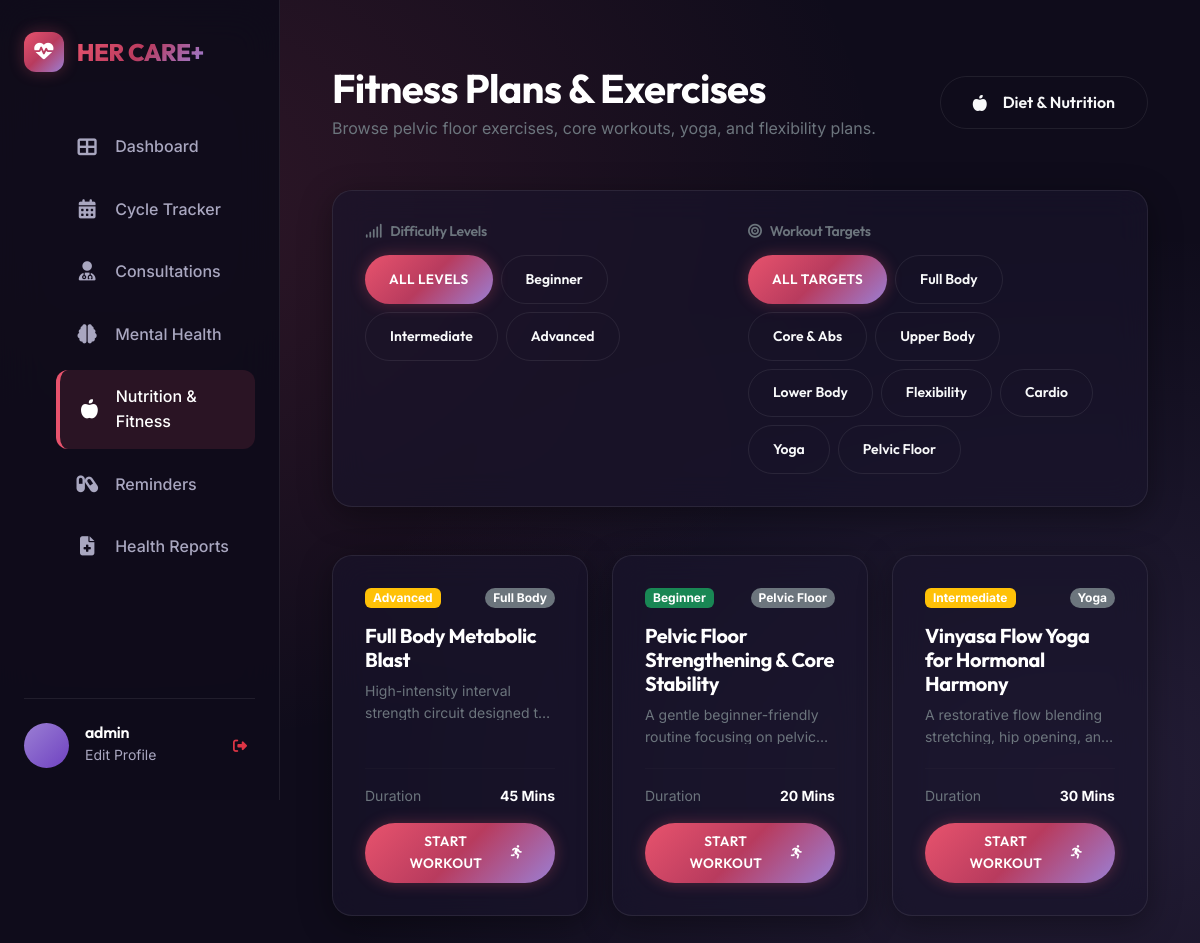
The page /nutrition/fitness/ (signed in) on the database its author committed.
### nutrition/models.py (models this page shows, shortened)
class FitnessRoutine(models.Model):
    DIFFICULTY_CHOICES = [
        ('beginner', 'Beginner'),
        ('intermediate', 'Intermediate'),
        ('advanced', 'Advanced'),
    ]
    TARGET_CHOICES = [
        ('full_body', 'Full Body'),
        ('core', 'Core & Abs'),
        ('upper_body', 'Upper Body'),
        ('lower_body', 'Lower Body'),
        ('flexibility', 'Flexibility'),
        ('cardio', 'Cardio'),
        ('yoga', 'Yoga'),
        ('pelvic', 'Pelvic Floor'),
    ]
    title = models.CharField(max_length=200)
    difficulty = models.CharField(max_length=15, choices=DIFFICULTY_CHOICES)
    target_area = models.CharField(max_length=15, choices=TARGET_CHOICES)
    duration_minutes = models.IntegerField(default=30)
    description = models.TextField()
    exercises = models.TextField(help_text='Exercise details with sets/reps')
    image = models.ImageField(upload_to='fitness/', blank=True, null=True)
    calories_burned = models.IntegerField(null=True, blank=True)
    created_at = models.DateTimeField(auto_now_add=True)
    class Meta:
        ordering = ['difficulty', 'title']

### nutrition/views.py (the view)
# urls.py: path('fitness/', views.fitness_routines, name='fitness_routines'),
@login_required
def fitness_routines(request):
    difficulty = request.GET.get('difficulty', '')
    target = request.GET.get('target', '')
    routines = FitnessRoutine.objects.all()
    if difficulty:
        routines = routines.filter(difficulty=difficulty)
    if target:
        routines = routines.filter(target_area=target)
    context = {
        'routines': routines,
        'difficulties': FitnessRoutine.DIFFICULTY_CHOICES,
        'targets': FitnessRoutine.TARGET_CHOICES,
        'selected_difficulty': difficulty,
        'selected_target': target,
    }
    return render(request, 'nutrition/fitness.html', context)

### nutrition/templates/nutrition/fitness.html (shortened to what this page needs)
{% extends 'base.html' %}
{% load static %}
{% block content %}
<div class="container py-4">
    <div class="d-flex flex-column flex-md-row align-items-md-center justify-content-between mb-5 gap-3">
        <div>
            <h1 class="fw-bold mb-1">Fitness Plans & Exercises</h1>
            <p class="text-secondary mb-0">Browse pelvic floor exercises, core workouts, yoga, and flexibility plans.</p>
        </div>
        <a href="{% url 'nutrition_home' %}" class="btn-secondary-premium btn-sm"><i class="fas fa-apple-alt me-2"></i> Diet & Nutrition</a>
    </div>
    <div class="glass-card mb-5">
        <div class="row g-3">
            <div class="col-md-6">
                <h6 class="text-secondary small mb-3"><i class="fas fa-signal me-2"></i>Difficulty Levels</h6>
                <div class="d-flex flex-wrap gap-2">
                    <a href="{% url 'fitness_routines' %}{% if selected_target %}?target={{ selected_target }}{% endif %}" class="btn {% if not selected_difficulty %}btn-premium{% else %}btn-secondary-premium{% endif %} btn-sm rounded-pill px-4">All Levels</a>
                    {% for code, label in difficulties %}
                        <a href="{% url 'fitness_routines' %}?difficulty={{ code }}{% if selected_target %}&target={{ selected_target }}{% endif %}"
                           class="btn {% if selected_difficulty == code %}btn-premium{% else %}btn-secondary-premium{% endif %} btn-sm rounded-pill px-4 text-capitalize">
                            {{ label }}
                        </a>
                    {% endfor %}
                </div>
            </div>
            <div class="col-md-6">
                <h6 class="text-secondary small mb-3"><i class="fas fa-bullseye me-2"></i>Workout Targets</h6>
                <div class="d-flex flex-wrap gap-2">
                    <a href="{% url 'fitness_routines' %}" class="btn {% if not selected_target %}btn-premium{% else %}btn-secondary-premium{% endif %} btn-sm rounded-pill px-4">All Targets</a>
                    {% for code, label in targets %}
                        <a href="{% url 'fitness_routines' %}?target={{ code }}{% if selected_difficulty %}&difficulty={{ selected_difficulty }}{% endif %}"
                           class="btn {% if selected_target == code %}btn-premium{% else %}btn-secondary-premium{% endif %} btn-sm rounded-pill px-4 text-capitalize">
                            {{ label }}
                        </a>
                    {% endfor %}
                </div>
            </div>
        </div>
    </div>
    <div class="row g-4">
        {% for routine in routines %}
            <div class="col-md-6 col-lg-4">
                <div class="glass-card h-100 d-flex flex-column">
                    <div class="d-flex justify-content-between align-items-center mb-3">
                        <span class="badge text-capitalize {% if routine.difficulty == 'beginner' %}bg-success{% else %}bg-warning{% endif %} py-1 px-2 small">
                            {{ routine.difficulty }}
                        </span>
                        <span class="badge text-capitalize bg-secondary rounded-pill py-1 px-2 small" style="background: rgba(255,255,255,0.08);">
                            {{ routine.get_target_area_display }}
                        </span>
                    </div>
                    <h5 class="fw-bold text-white mb-2">{{ routine.title }}</h5>
                    <p class="small text-secondary mb-4" style="display: -webkit-box; -webkit-line-clamp: 2; -webkit-box-orient: vertical; overflow: hidden; height: 40px;">
                        {{ routine.description }}
                    </p>
                    <hr class="mt-auto mb-3" style="border-color: var(--border-glass);">
                    <div class="d-flex justify-content-between align-items-center mb-3 text-secondary small">
                        <span>Duration</span>
                        <strong class="text-white">{{ routine.duration_minutes }} Mins</strong>
                    </div>
                    <a href="{% url 'routine_detail' routine.pk %}" class="btn-premium w-100 py-2 btn-sm text-center">
                        Start Workout <i class="fas fa-running ms-2"></i>
                    </a>
                </div>
            </div>
        {% empty %}
            <div class="col-12 text-center py-5">
                <p class="text-secondary">No exercise routines found matching these parameters.</p>
            </div>
        {% endfor %}
    </div>
</div>
{% endblock %}

### templates/base.html (shortened to what this page needs)
{% load static %}
<!DOCTYPE html>
<html lang="en">
<head>
    <link href="https://cdn.jsdelivr.net/npm/bootstrap@5.3.2/dist/css/bootstrap.min.css" rel="stylesheet">
    <link href="https://cdnjs.cloudflare.com/ajax/libs/font-awesome/6.4.2/css/all.min.css" rel="stylesheet">
    <link href="{% static 'css/style.css' %}" rel="stylesheet">
</head>
<body>
    {% if user.is_authenticated %}
    <div class="app-container">
        <aside class="sidebar">
            <a href="{% url 'dashboard' %}" class="sidebar-logo">
                <span class="btn-premium p-2 d-inline-flex align-items-center justify-content-center" style="width: 40px; height: 40px; border-radius: 12px;">
                    <i class="fas fa-heartbeat" style="font-size: 1.2rem;"></i>
                </span>
                <h2 class="m-0 text-gradient">HER CARE+</h2>
            </a>
            <ul class="nav-menu">
                <li class="nav-item {% if request.resolver_match.app_name == 'dashboard' or request.resolver_match.url_name == 'dashboard' %}active{% endif %}">
                    <a href="{% url 'dashboard' %}">
                        <i class="fas fa-th-large"></i>
                        <span>Dashboard</span>
                    </a>
                </li>
                <li class="nav-item {% if 'cycle-tracker' in request.path %}active{% endif %}">
                    <a href="{% url 'tracker_home' %}">
                        <i class="fas fa-calendar-alt"></i>
                        <span>Cycle Tracker</span>
                    </a>
                </li>
                <li class="nav-item {% if 'appointments' in request.path %}active{% endif %}">
                    <a href="{% url 'doctor_list' %}">
                        <i class="fas fa-user-md"></i>
                        <span>Consultations</span>
                    </a>
                </li>
                <li class="nav-item {% if 'mental-health' in request.path %}active{% endif %}">
                    <a href="{% url 'mental_health_home' %}">
                        <i class="fas fa-brain"></i>
                        <span>Mental Health</span>
                    </a>
                </li>
                <li class="nav-item {% if 'nutrition' in request.path %}active{% endif %}">
                    <a href="{% url 'nutrition_home' %}">
                        <i class="fas fa-apple-alt"></i>
                        <span>Nutrition & Fitness</span>
                    </a>
                </li>
                <li class="nav-item {% if 'reminders' in request.path %}active{% endif %}">
                    <a href="{% url 'reminders_home' %}">
                        <i class="fas fa-capsules"></i>
                        <span>Reminders</span>
                    </a>
                </li>
                <li class="nav-item {% if 'health-reports' in request.path %}active{% endif %}">
                    <a href="{% url 'reports_home' %}">
                        <i class="fas fa-file-medical"></i>
                        <span>Health Reports</span>
                    </a>
                </li>
            </ul>
            <div class="sidebar-user">
                {% if user.profile.profile_picture %}
                    <img src="{{ user.profile.profile_picture.url }}" class="user-avatar" alt="Avatar">
                {% else %}
                    <div class="user-avatar">{{ user.first_name|slice:":1" }}{% if user.last_name %}{{ user.last_name|slice:":1" }}{% endif %}</div>
                {% endif %}
                <div class="user-details overflow-hidden">
                    <h6 class="m-0 text-truncate">{{ user.get_full_name|default:user.username }}</h6>
                    <a href="{% url 'profile' %}" class="small text-decoration-none" style="color: var(--text-secondary);">Edit Profile</a>
                </div>
                <a href="{% url 'logout' %}" class="ms-auto btn btn-sm btn-outline-danger border-0" title="Logout">
                    <i class="fas fa-sign-out-alt"></i>
                </a>
            </div>
        </aside>
        <main class="main-content">
            {% block content %}{% endblock %}
        </main>
    </div>
    {% endif %}
</body>
</html>

### static/css/style.css (style rules this page uses)
:root { --bg-dark: #0f0c1b; --bg-card: rgba(26, 21, 44, 0.65); --bg-card-hover: rgba(38, 31, 64, 0.85); --border-glass: rgba(255, 255, 255, 0.08); --border-glass-focus: rgba(232, 83, 109, 0.4); --primary-grad: linear-gradient(135deg, #e8536d 0%, #b83b5e 50%, #9b7fd4 100%); --accent-grad: linear-gradient(135deg, #9b7fd4 0%, #6f42c1 100%); --teal-grad: linear-gradient(135deg, #2ec4b6 0%, #0f9f90 100%); --text-primary: #f8f9fa; --text-secondary: #a9a7c0; --text-muted: #6c6985; --primary-color: #e8536d; --accent-color: #9b7fd4; --teal-color: #2ec4b6; --shadow-main: 0 8px 32px 0 rgba(0, 0, 0, 0.37); --shadow-glow: 0 0 15px rgba(232, 83, 109, 0.3); --font-heading: 'Outfit', sans-serif; --font-body: 'Inter', sans-serif; }
* { margin: 0; padding: 0; box-sizing: border-box; }
body { background-color: var(--bg-dark); background-image: radial-gradient(at 10% 20%, rgba(232, 83, 109, 0.15) 0px, transparent 50%), radial-gradient(at 90% 80%, rgba(155, 127, 212, 0.15) 0px, transparent 50%); background-attachment: fixed; color: var(--text-primary); font-family: var(--font-body); min-height: 100vh; overflow-x: hidden; line-height: 1.6; }
h1, h2, h3, h4, h5, h6 { font-family: var(--font-heading); font-weight: 600; letter-spacing: -0.02em; color: #ffffff; }
.glass-card { background: var(--bg-card); backdrop-filter: blur(16px); -webkit-backdrop-filter: blur(16px); border: 1px solid var(--border-glass); border-radius: 20px; padding: 2rem; box-shadow: var(--shadow-main); transition: all 0.4s cubic-bezier(0.165, 0.84, 0.44, 1); }
.text-gradient { background: var(--primary-grad); -webkit-background-clip: text; -webkit-text-fill-color: transparent; display: inline-block; }
.btn-premium { background: var(--primary-grad); color: #ffffff; border: none; border-radius: 30px; padding: 0.8rem 2rem; font-family: var(--font-heading); font-weight: 600; letter-spacing: 0.03em; text-transform: uppercase; font-size: 0.85rem; cursor: pointer; box-shadow: var(--shadow-glow); transition: all 0.3s ease; text-decoration: none; display: inline-flex; align-items: center; justify-content: center; gap: 0.5rem; }
.btn-secondary-premium { background: transparent; color: var(--text-primary); border: 1.5px solid var(--border-glass); border-radius: 30px; padding: 0.8rem 2rem; font-family: var(--font-heading); font-weight: 600; cursor: pointer; transition: all 0.3s ease; text-decoration: none; display: inline-flex; align-items: center; justify-content: center; gap: 0.5rem; }
.app-container { display: flex; min-height: 100vh; }
.sidebar { width: 280px; background: rgba(15, 12, 27, 0.95); border-right: 1px solid var(--border-glass); padding: 2rem 1.5rem; display: flex; flex-direction: column; position: fixed; height: 100vh; z-index: 100; backdrop-filter: blur(20px); }
.sidebar-logo { display: flex; align-items: center; gap: 0.8rem; margin-bottom: 3rem; text-decoration: none; }
.sidebar-logo h2 { font-family: var(--font-heading); font-weight: 800; font-size: 1.5rem; }
.nav-menu { list-style: none; display: flex; flex-direction: column; gap: 0.5rem; flex-grow: 1; }
.nav-item a { display: flex; align-items: center; gap: 1rem; padding: 0.9rem 1.2rem; color: var(--text-secondary); text-decoration: none; border-radius: 12px; font-weight: 500; transition: all 0.3s ease; }
.nav-item a:hover, .nav-item.active a { color: #ffffff; background: rgba(232, 83, 109, 0.12); border-left: 4px solid var(--primary-color); }
.nav-item i { font-size: 1.2rem; width: 24px; text-align: center; }
.sidebar-user { border-top: 1px solid var(--border-glass); padding-top: 1.5rem; display: flex; align-items: center; gap: 1rem; }
.user-avatar { width: 45px; height: 45px; border-radius: 50%; background: var(--accent-grad); display: flex; align-items: center; justify-content: center; font-weight: bold; color: white; object-fit: cover; }
.main-content { margin-left: 280px; flex-grow: 1; padding: 2.5rem; min-height: 100vh; }

### rows shown on the page
FitnessRoutine: difficulty "Advanced", target_area "Full Body", title "Full Body Metabolic Blast", description "High-intensity interval strength circuit designed…", duration_minutes "45"
FitnessRoutine: difficulty "Beginner", target_area "Pelvic Floor", title "Pelvic Floor Strengthening & Core Stability", description "A gentle beginner-friendly routine focusing on…", duration_minutes "20"
FitnessRoutine: difficulty "Intermediate", target_area "Yoga", title "Vinyasa Flow Yoga for Hormonal Harmony", description "A restorative flow blending stretching, hip opening,…", duration_minutes "30"

### other values the page prints
{{ user.get_full_name|default:user.username }} "admin"
{{ label }} "Beginner" "Intermediate" "Advanced"
{{ label }} "Full Body" "Core & Abs" "Upper Body" "Lower Body" "Flexibility" "Cardio" "Yoga" "Pelvic Floor"
